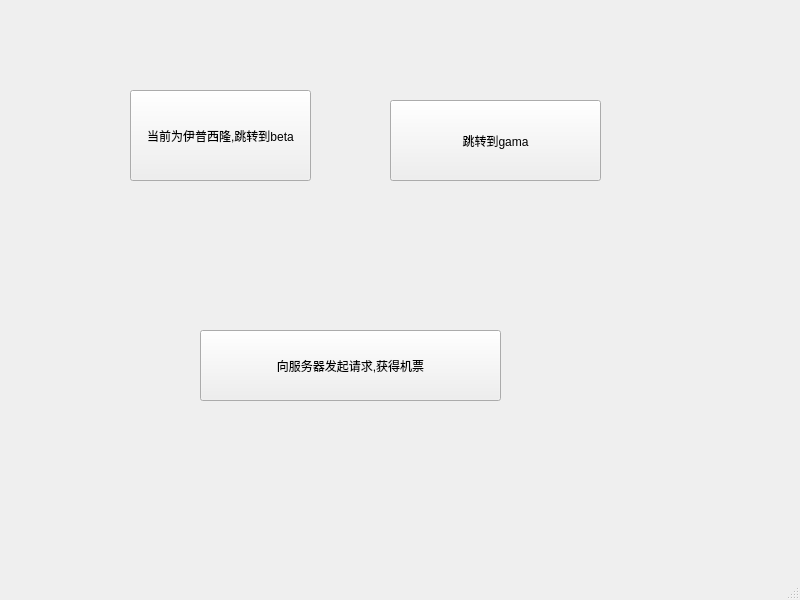
<?xml version="1.0" encoding="UTF-8"?>
<ui version="4.0">
 <class>Yipuxilong</class>
 <widget class="QMainWindow" name="Yipuxilong">
  <property name="geometry">
   <rect>
    <x>0</x>
    <y>0</y>
    <width>800</width>
    <height>600</height>
   </rect>
  </property>
  <property name="windowTitle">
   <string>MainWindow</string>
  </property>
  <widget class="QWidget" name="centralwidget">
   <widget class="QPushButton" name="toBetaButton">
    <property name="geometry">
     <rect>
      <x>130</x>
      <y>90</y>
      <width>181</width>
      <height>91</height>
     </rect>
    </property>
    <property name="text">
     <string>当前为伊普西隆,跳转到beta</string>
    </property>
   </widget>
   <widget class="QPushButton" name="toGameButton">
    <property name="geometry">
     <rect>
      <x>390</x>
      <y>100</y>
      <width>211</width>
      <height>81</height>
     </rect>
    </property>
    <property name="text">
     <string>跳转到gama</string>
    </property>
   </widget>
   <widget class="QPushButton" name="RequestButton">
    <property name="geometry">
     <rect>
      <x>200</x>
      <y>330</y>
      <width>301</width>
      <height>71</height>
     </rect>
    </property>
    <property name="text">
     <string>向服务器发起请求,获得机票</string>
    </property>
   </widget>
  </widget>
  <widget class="QMenuBar" name="menubar">
   <property name="geometry">
    <rect>
     <x>0</x>
     <y>0</y>
     <width>800</width>
     <height>20</height>
    </rect>
   </property>
  </widget>
  <widget class="QStatusBar" name="statusbar"/>
 </widget>
 <resources/>
 <connections/>
</ui>
